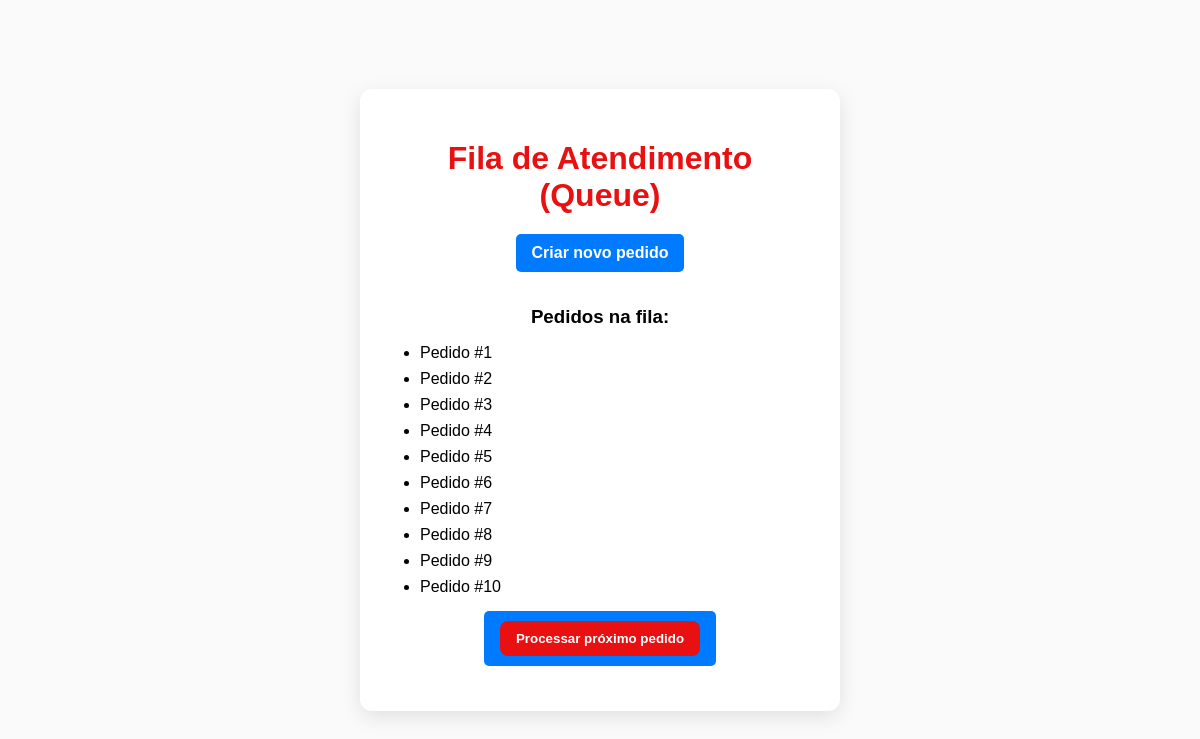
The page /store/fila/ (signed in) on the database as committed earlier.
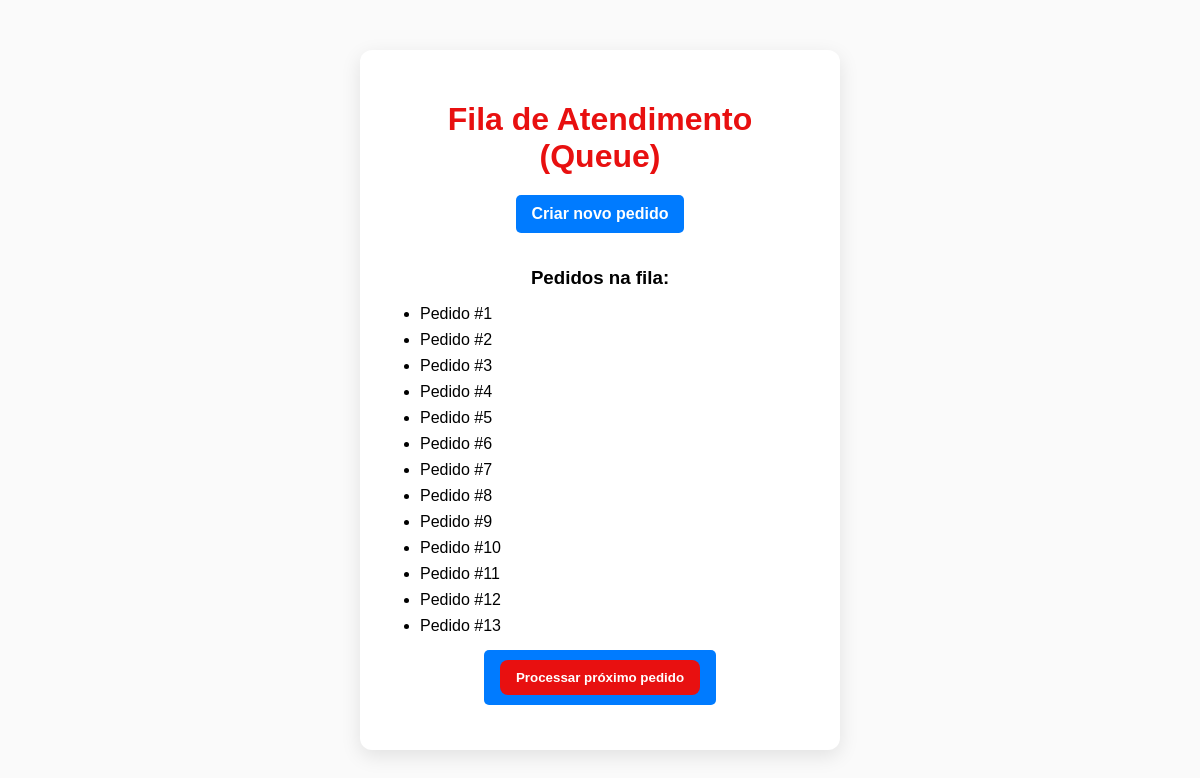
The same page on the database as committed later.
### order/models.py (models this page shows)
class Order(models.Model):
    user = models.ForeignKey(User, on_delete=models.CASCADE)
    full_name = models.CharField(max_length=200)
    address = models.CharField(max_length=300)
    phone = models.CharField(max_length=11)
    created_at = models.DateTimeField(auto_now_add=True)
    total = models.DecimalField(max_digits=10, decimal_places=2)
    def __str__(self):
        return f"Pedido #{self.id}"

### store/views.py (the view)
# urls.py: path('fila/', views.fila_pedidos, name="fila_pedidos"),
@user_passes_test(is_admin)
def fila_pedidos(request):
    pedidos = Order.objects.all().order_by("created_at")
    return render(request, "store/fila.html", {"pedidos": pedidos})

### store/views.py (called while the page is built)
def is_admin(user):
    return user.is_authenticated and user.is_staff

### store/templates/store/fila.html (shortened to what this page needs)
<!DOCTYPE html>
<html lang="pt-br">
<head>
</head>
<body>
<div class="container">
    <h1>Fila de Atendimento (Queue)</h1>
    <a href="{% url 'store:novo_pedido' %}">Criar novo pedido</a>
    {% if pedidos %}
        <h3>Pedidos na fila:</h3>
        <ul>
            {% for cliente in pedidos %}
                <li>{{ cliente }}</li>
            {% endfor %}
        </ul>
        <a href="{% url 'store:processar_pedido' %}">
            <button>Processar próximo pedido</button>
        </a>
    {% else %}
        <p>Nenhum pedido na fila.</p>
    {% endif %}
</div>
</body>
</html>

Rows that differ between the two databases and show on the page:
added Order: id "Pedido #11"
added Order: id "Pedido #12"
added Order: id "Pedido #13"
